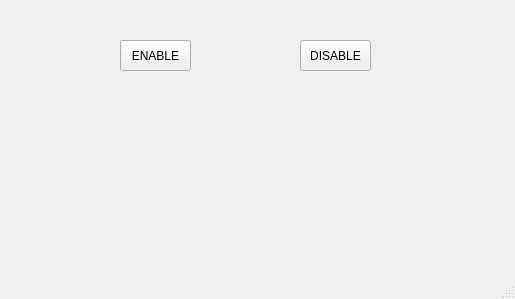
<?xml version="1.0" encoding="UTF-8"?>
<ui version="4.0">
 <class>MainWindow</class>
 <widget class="QMainWindow" name="MainWindow">
  <property name="geometry">
   <rect>
    <x>0</x>
    <y>0</y>
    <width>515</width>
    <height>299</height>
   </rect>
  </property>
  <property name="windowTitle">
   <string>MainWindow</string>
  </property>
  <widget class="QWidget" name="centralwidget">
   <widget class="QPushButton" name="enableBut">
    <property name="geometry">
     <rect>
      <x>120</x>
      <y>40</y>
      <width>71</width>
      <height>31</height>
     </rect>
    </property>
    <property name="text">
     <string>ENABLE</string>
    </property>
   </widget>
   <widget class="QPushButton" name="disableBut">
    <property name="geometry">
     <rect>
      <x>300</x>
      <y>40</y>
      <width>71</width>
      <height>31</height>
     </rect>
    </property>
    <property name="text">
     <string>DISABLE</string>
    </property>
   </widget>
   <widget class="QLabel" name="enableLab">
    <property name="geometry">
     <rect>
      <x>0</x>
      <y>110</y>
      <width>511</width>
      <height>31</height>
     </rect>
    </property>
    <property name="text">
     <string/>
    </property>
    <property name="alignment">
     <set>Qt::AlignCenter</set>
    </property>
   </widget>
  </widget>
  <widget class="QStatusBar" name="statusbar"/>
 </widget>
 <resources/>
 <connections/>
</ui>
